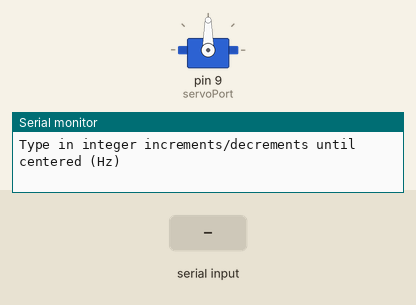
Simulated run of this sketch. Board: Arduino Uno, built with avr-gcc and run on an emulated ATmega328P. Parts: servo, the last lines printed to the serial monitor. Inputs (shaded band) come from the test bench.

Above: at 1.3 s.
1.4 s: "90,45\n" received over Serial
At 3.6 s:
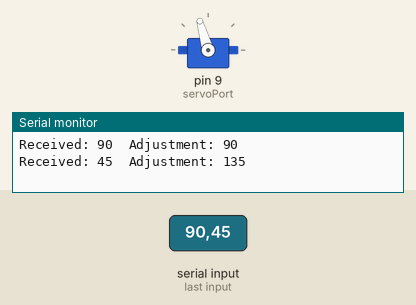
3.9 s: "30,150\n" received over Serial
At 5.5 s:
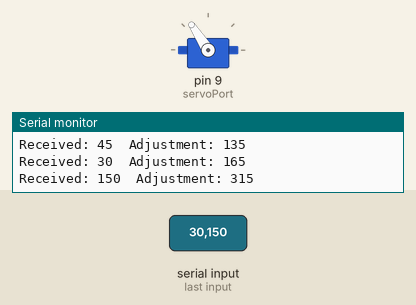
6.4 s: "200\n" received over Serial
At 6.7 s:
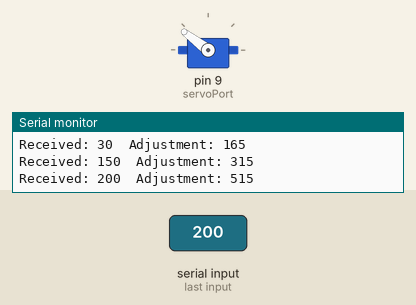
7.9 s: "30,150\n" received over Serial
At 9.8 s:
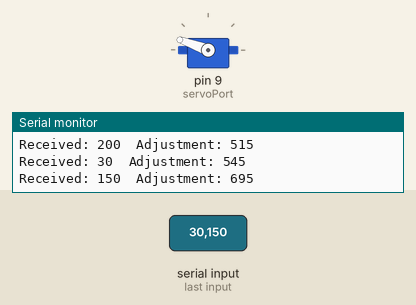
10.4 s: "200\n" received over Serial
At 10.9 s:
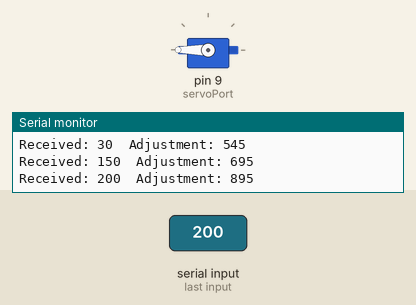
Timing chart, 0 to 12.9 s (numbered marks = the images above; inputs shaded):
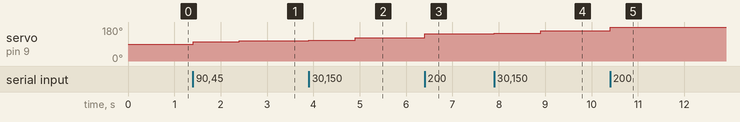

Measured:
- after the input at 1.4 s, servo on pin 9 (servoPort): 90° → 101° at once, → 106° 1.0 s later
- after the input at 3.9 s, servo on pin 9 (servoPort): 106° → 109° at once, → 123° 1.0 s later
- after the input at 6.4 s, servo on pin 9 (servoPort): 123° → 143° at once
- after the input at 7.9 s, servo on pin 9 (servoPort): 143° → 146° at once, → 160° 1.0 s later
- after the input at 10.4 s, servo on pin 9 (servoPort): 160° → 180° at once

The sketch:

ServoCenter.ino
```cpp
/* Author(s): Brady Bolton and Anshul Nayak
 * Date : 13, June 2019
 * Center the servo motor (adjusting the PWM, in microseconds). To use this,
 * change the parameters beginning on line 17 to reflect your setup and open the
 * serial monitor to interact with the servo and find the adjustment.
 */

#include<Servo.h>

Servo hitec;
int baudRate, servoPort;
long base, adjustment, difference;

// For the Hitec the adjustment is 145 microseconds

void setup() {

  // Parameters:
  baudRate = 9600;
  servoPort = 9;
  base = 1500;  // Typically, libraries assume 1500 microsecond PWM to be 90 deg
  difference = adjustment = 0;

  hitec.attach(servoPort);

  // Set up serial
  Serial.begin(baudRate);
  while (!Serial) {
    ; // Wait for Serial to establish
  }

  Serial.println("Serial connection established...");
  Serial.println("To center the motor, adjust the PWM until the servo horn is 90 degrees.");
  Serial.println("Type in integer increments/decrements until centered (Hz)\n\n");
}

void loop() {
  while (Serial.available() > 0){
    difference = Serial.parseInt();
    adjustment += difference;
    Serial.print("Received: ");
    Serial.print(difference);
    Serial.print("\tAdjustment: ");
    Serial.println(adjustment);
    hitec.writeMicroseconds(base + adjustment);
    delay(1000);
    break;
  }
}
```
